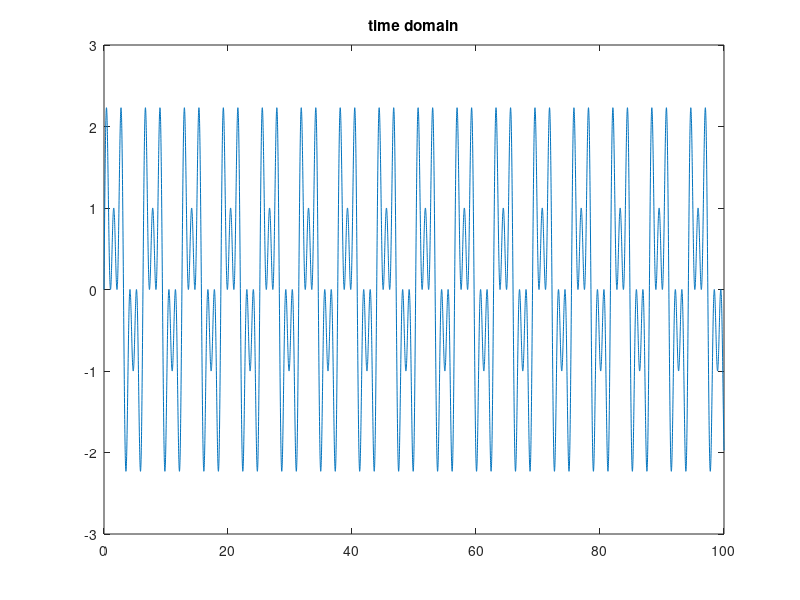
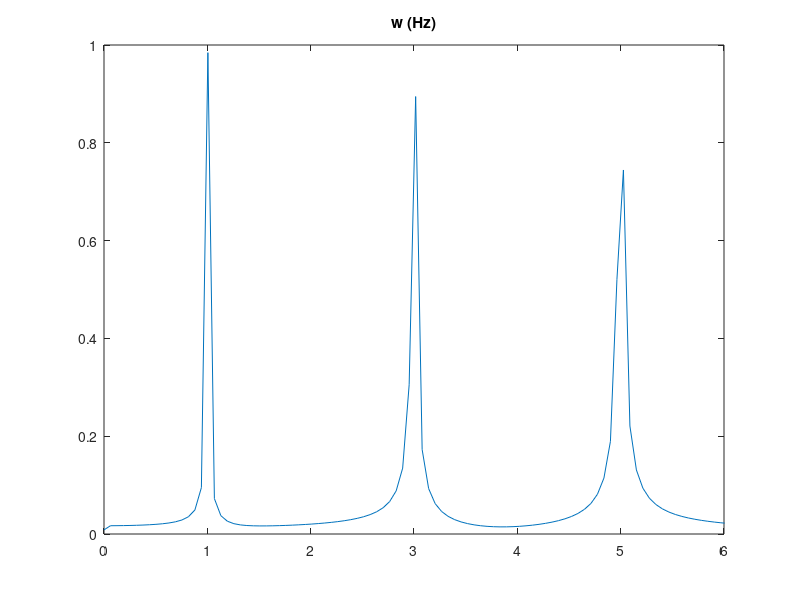
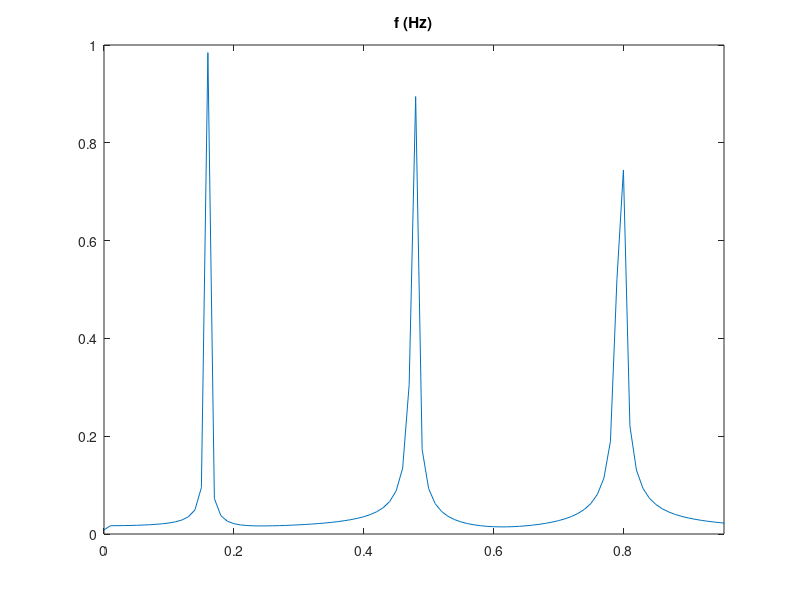

The MATLAB source for these figures, in order:
L=100;
tau=.01;
N=L/tau;
x=0:tau:L;
y=sin(x)+sin(3*x)+sin(5*x);
figure;
plot(x,y);
title('time domain')
freqs = tau*(0:(N/2));
P2 = abs(fft(y)/N);
P1 = P2(1:N/2+1);
P1(2:end-1) = 2*P1(2:end-1);
figure;
plot(freqs*2*pi,P1);
axis([0 6 0 1]);
title('w (Hz)')
figure;
plot(freqs,P1);
axis([0 6/(2*pi) 0 1]);
title('f (Hz)')
